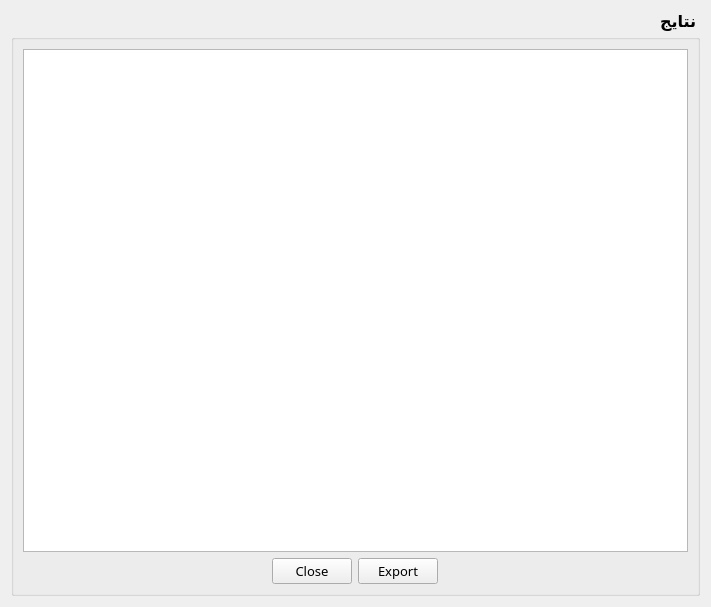
<?xml version="1.0" encoding="UTF-8"?>
<ui version="4.0">
 <class>Form</class>
 <widget class="QWidget" name="Form">
  <property name="geometry">
   <rect>
    <x>0</x>
    <y>0</y>
    <width>711</width>
    <height>607</height>
   </rect>
  </property>
  <property name="windowTitle">
   <string>نتایج محاسبات ایستگاه تقلیل فشار گاز</string>
  </property>
  <property name="windowIcon">
   <iconset resource="../../../../../../../svgfile.qrc">
    <normaloff>:/icon/heater.svg</normaloff>:/icon/heater.svg</iconset>
  </property>
  <layout class="QGridLayout" name="gridLayout">
   <item row="0" column="0">
    <widget class="QGroupBox" name="groupBox">
     <property name="font">
      <font>
       <family>B Mitra</family>
       <pointsize>12</pointsize>
       <weight>75</weight>
       <bold>true</bold>
      </font>
     </property>
     <property name="layoutDirection">
      <enum>Qt::RightToLeft</enum>
     </property>
     <property name="title">
      <string>نتایج</string>
     </property>
     <layout class="QGridLayout" name="gridLayout_2">
      <item row="1" column="0">
       <layout class="QHBoxLayout" name="horizontalLayout">
        <item>
         <spacer name="horizontalSpacer_2">
          <property name="orientation">
           <enum>Qt::Horizontal</enum>
          </property>
          <property name="sizeHint" stdset="0">
           <size>
            <width>40</width>
            <height>20</height>
           </size>
          </property>
         </spacer>
        </item>
        <item>
         <widget class="QPushButton" name="export_button">
          <property name="font">
           <font>
            <pointsize>10</pointsize>
            <weight>50</weight>
            <bold>false</bold>
           </font>
          </property>
          <property name="text">
           <string>Export</string>
          </property>
         </widget>
        </item>
        <item>
         <widget class="QPushButton" name="close_button">
          <property name="font">
           <font>
            <pointsize>10</pointsize>
            <weight>50</weight>
            <bold>false</bold>
           </font>
          </property>
          <property name="text">
           <string>Close</string>
          </property>
         </widget>
        </item>
        <item>
         <spacer name="horizontalSpacer">
          <property name="orientation">
           <enum>Qt::Horizontal</enum>
          </property>
          <property name="sizeHint" stdset="0">
           <size>
            <width>40</width>
            <height>20</height>
           </size>
          </property>
         </spacer>
        </item>
       </layout>
      </item>
      <item row="0" column="0">
       <widget class="QTextEdit" name="result_text">
        <property name="locale">
         <locale language="Persian" country="Iran"/>
        </property>
       </widget>
      </item>
     </layout>
    </widget>
   </item>
  </layout>
 </widget>
 <resources>
  <include location="../../../../../../../svgfile.qrc"/>
 </resources>
 <connections/>
</ui>
